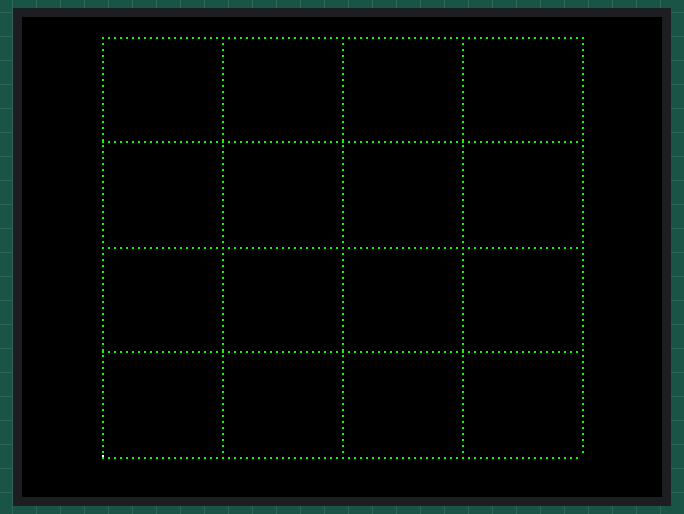
Bench run of a sketch on a simulated ESP32. Parts: 320×240 colour display. What the sketch prints to the serial monitor is not drawn.

Above: at 0.37 s.
At 5.18 s:
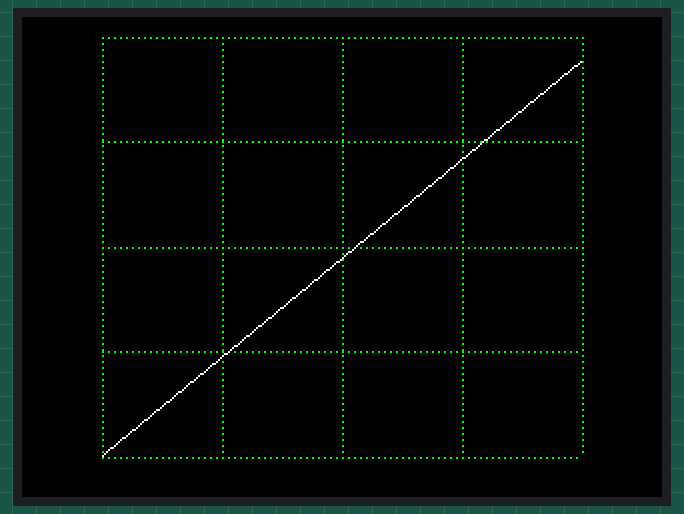
At 9.99 s:
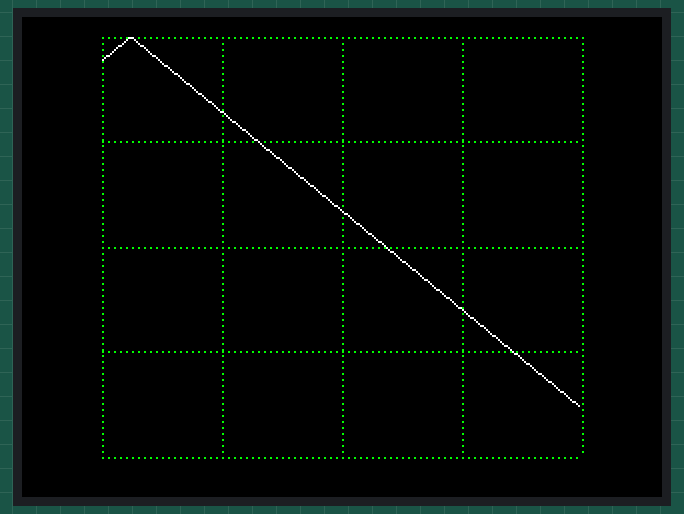
At 19.91 s:
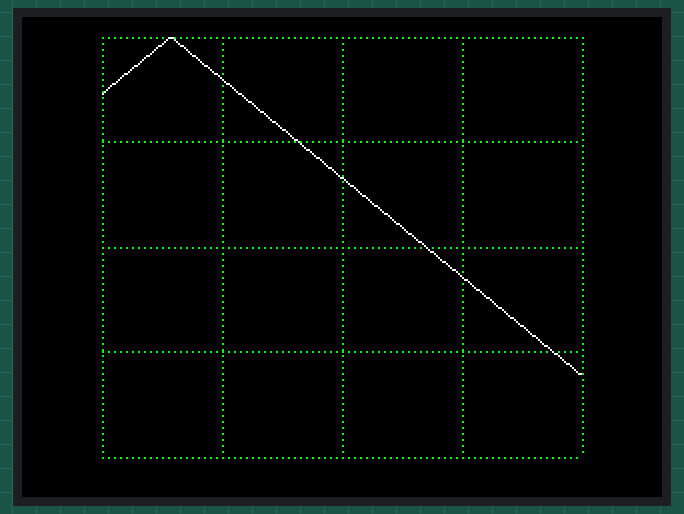
At 29.84 s:
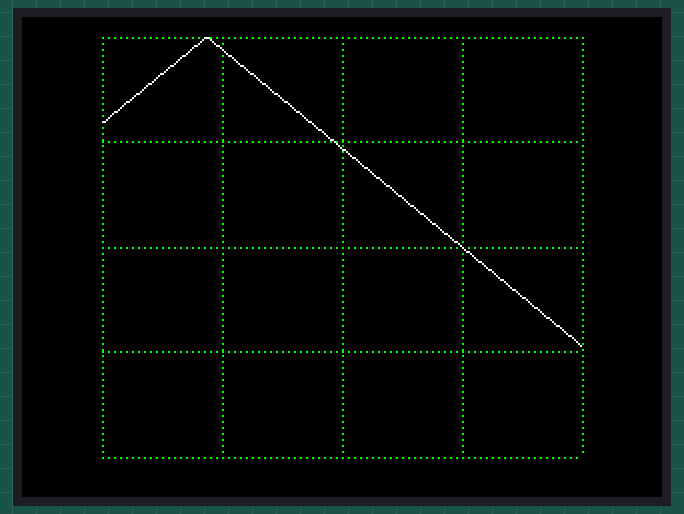
At 39.77 s:
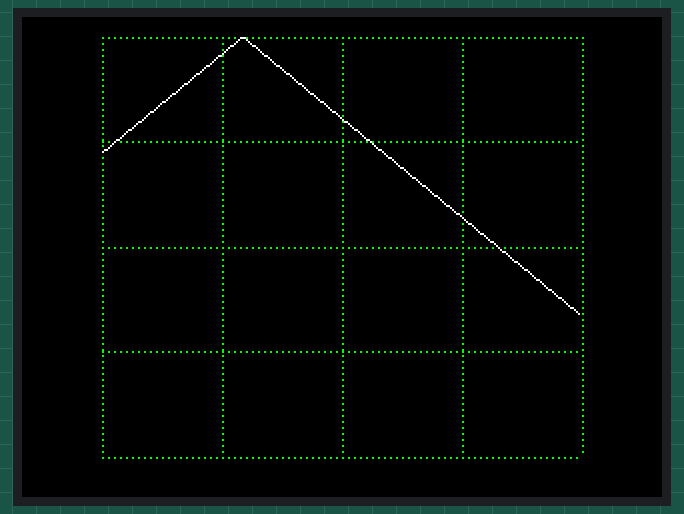

The sketch:

testCode.ino
```cpp
#include <TFT_eSPI.h> // Hardware-specific library
#include <SPI.h>

#define UPDATE_INTERVAL 20 // ms
#define MOVE_PIXEL 2
#define GRID_START_X 40
#define GRID_START_Y 10

#define GRID_END_X 280
#define GRID_END_Y 220

uint32_t updateTime = 0;       // time for next update

float currentValue = 0;

uint16_t current_plot_x = 0;
uint16_t current_plot_y = 0;

uint8_t dir = 0;

float chart_data[300];

uint16_t current_data_pos = 0;

uint16_t current_point_pos = 0;

TFT_eSPI tft = TFT_eSPI();       // Invoke custom library

uint16_t points_on_chart_x[1000];
uint16_t points_on_chart_y[1000];


void setup_background()
{
  tft.fillScreen(TFT_BLACK);
  tft.setRotation(1);
}


// left corner x0, y0, right bottom corner: x1,y1, number of horizental grid, number of vertical grid
void setup_grid(int x0,int y0, int x1, int y1, int hor_grid_num, int vert_grid_num)
{

   float hor_space = (float)(x1 - x0) / (float)hor_grid_num;

   float ver_space = (float)(y1 - y0) / (float)vert_grid_num;

   // first draw vertical grid lines
   for(int i = 0; i < hor_grid_num + 1; i++){

      for(int y = y0; y < y1; y += 3)
      {

         int x = x0  + i * hor_space;
         tft.drawPixel(x, y, TFT_GREEN);
      }
   }

   // second draw horizontal grid lines
   for(int i = 0; i < vert_grid_num + 1; i++){

      for(int x = x0; x < x1; x += 3)
      {

         int y = y0  + i * ver_space;
         tft.drawPixel(x, y, TFT_GREEN);
      }
   }

}

void setup_ticks()
{

}

void gen_data()
{
    if (dir == 0)
    {
      currentValue++;
    }
    else{
      currentValue--;
    }

    if (currentValue > 254) {
      dir = 1;
    }
    else if (currentValue < 0) {
      dir = 0;
    }

    chart_data[current_data_pos++] = currentValue;
    Serial.println(currentValue);
}


uint16_t map_y_axis(float value)
{
  return 220.0f - (value * 210.0f  / 255.0f);
}

void plot_chart()
{
   // map currentValue to y axis
   // 0 - 255 to 220 - 10
   current_plot_y = map_y_axis(currentValue);

   points_on_chart_x[current_point_pos] = current_plot_x;
   points_on_chart_y[current_point_pos] = current_plot_y;

   tft.drawPixel(current_plot_x, current_plot_y, TFT_WHITE);
   current_point_pos++;
   current_plot_x++;

   if (current_plot_x > GRID_END_X) {
      // move data
      // clear all current points
      for(int i = 0; i < current_point_pos; i++){
        tft.drawPixel(points_on_chart_x[i], points_on_chart_y[i], TFT_BLACK);
      }
      current_point_pos = 0;

      setup_grid(GRID_START_X,GRID_START_Y, GRID_END_X, GRID_END_Y, 4, 4);

      current_plot_x -= MOVE_PIXEL;

      for(int i = 0; i < current_data_pos - MOVE_PIXEL; i++)
      {
           points_on_chart_x[current_point_pos] = i + GRID_START_X;
           points_on_chart_y[current_point_pos] = map_y_axis(chart_data[i+MOVE_PIXEL]);
          tft.drawPixel(i + GRID_START_X, map_y_axis(chart_data[i+MOVE_PIXEL]), TFT_WHITE);
          chart_data[i] = chart_data[i+MOVE_PIXEL];
          current_point_pos++;
      }
      current_data_pos -= MOVE_PIXEL;
//      current_plot_x -= MOVE_PIXEL;
//      // plot previous data
//      for(int i = 0; i < current_data_pos - MOVE_PIXEL; i++){
//        tft.drawPixel(i + 10, map_y_axis(chart_data[i+MOVE_PIXEL]), TFT_WHITE);
//        chart_data[i] = chart_data[i+MOVE_PIXEL];
//      }
//      current_data_pos -= MOVE_PIXEL;
   }
}

void setup() {
  // put your setup code here, to run once:

  Serial.begin(115200);
  tft.init();

  setup_background();

  setup_grid(GRID_START_X,GRID_START_Y, GRID_END_X, GRID_END_Y, 4, 4);


  current_point_pos = 0;

  current_plot_x = 0;
  current_plot_x = GRID_START_X;
}


void loop() {
  // put your main code here, to run repeatedly:
  if (updateTime <= millis()) {
    updateTime = millis() + UPDATE_INTERVAL;

    gen_data();

    plot_chart();
  }
}
```
